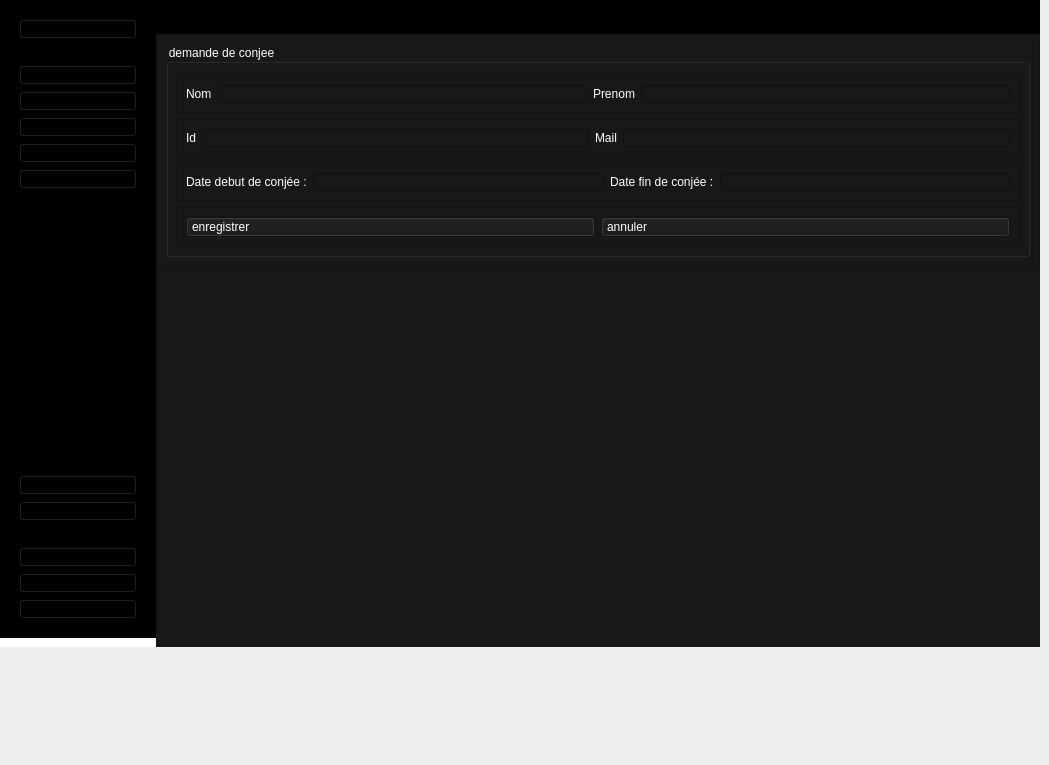
      <widget class="QWidget" name="AddPage_4">
       <widget class="QWidget" name="centralwidget_8">
        <property name="geometry">
         <rect>
          <x>0</x>
          <y>0</y>
          <width>1040</width>
          <height>756</height>
         </rect>
        </property>
        <property name="styleSheet">
         <string notr="true">*{
padding:0;
margin:0;
}
QPushButton{
	text-align:left;
	padding:2px 5px;
	font: 75 9pt &quot;MS Shell Dlg 2&quot;;
}
#leftMenuSubContainer QPushButton{
	text-align:left;
	padding:5px 10px;
}</string>
        </property>
        <layout class="QFormLayout" name="formLayout_19">
         <property name="horizontalSpacing">
          <number>0</number>
         </property>
         <property name="verticalSpacing">
          <number>0</number>
         </property>
         <property name="leftMargin">
          <number>0</number>
         </property>
         <property name="topMargin">
          <number>0</number>
         </property>
         <property name="rightMargin">
          <number>0</number>
         </property>
         <property name="bottomMargin">
          <number>0</number>
         </property>
         <item row="0" column="0">
          <widget class="QWidget" name="leftMenuContainer_15" native="true">
           <property name="styleSheet">
            <string notr="true">background-color:#FFF;
</string>
           </property>
           <layout class="QVBoxLayout" name="verticalLayout_77">
            <property name="leftMargin">
             <number>0</number>
            </property>
            <property name="topMargin">
             <number>0</number>
            </property>
            <property name="rightMargin">
             <number>0</number>
            </property>
            <item>
             <widget class="QWidget" name="leftMenuSubContainer_15" native="true">
              <property name="styleSheet">
               <string notr="true">background-color:rgb(0, 0, 0);</string>
              </property>
              <layout class="QVBoxLayout" name="verticalLayout_78">
               <item alignment="Qt::AlignTop">
                <widget class="QFrame" name="UserSideMenu_15">
                 <property name="frameShape">
                  <enum>QFrame::StyledPanel</enum>
                 </property>
                 <property name="frameShadow">
                  <enum>QFrame::Raised</enum>
                 </property>
                 <layout class="QHBoxLayout" name="horizontalLayout_51">
                  <item>
                   <widget class="QPushButton" name="Account_15">
                    <property name="toolTip">
                     <string>User</string>
                    </property>
                    <property name="toolTipDuration">
                     <number>16</number>
                    </property>
                    <property name="text">
                     <string>mon compte</string>
                    </property>
                    <property name="icon">
                     <iconset>
                      <normalon>icon/user.svg</normalon>
                     </iconset>
                    </property>
                    <property name="iconSize">
                     <size>
                      <width>20</width>
                      <height>20</height>
                     </size>
                    </property>
                   </widget>
                  </item>
                 </layout>
                </widget>
               </item>
               <item alignment="Qt::AlignTop">
                <widget class="QFrame" name="MainFunctions_15">
                 <property name="sizePolicy">
                  <sizepolicy hsizetype="Preferred" vsizetype="Preferred">
                   <horstretch>0</horstretch>
                   <verstretch>0</verstretch>
                  </sizepolicy>
                 </property>
                 <property name="frameShape">
                  <enum>QFrame::StyledPanel</enum>
                 </property>
                 <property name="frameShadow">
                  <enum>QFrame::Raised</enum>
                 </property>
                 <layout class="QVBoxLayout" name="verticalLayout_79">
                  <item>
                   <widget class="QPushButton" name="HomeBtn_15">
                    <property name="toolTip">
                     <string>Home</string>
                    </property>
                    <property name="text">
                     <string>maison</string>
                    </property>
                    <property name="icon">
                     <iconset>
                      <normaloff>icon/home.svg</normaloff>
                      <normalon>icon/home.svg</normalon>icon/home.svg</iconset>
                    </property>
                    <property name="iconSize">
                     <size>
                      <width>20</width>
                      <height>20</height>
                     </size>
                    </property>
                   </widget>
                  </item>
                  <item>
                   <widget class="QPushButton" name="DataBtn_15">
                    <property name="toolTip">
                     <string>Data</string>
                    </property>
                    <property name="text">
                     <string>donnee employee</string>
                    </property>
                    <property name="icon">
                     <iconset>
                      <normaloff>icon/database.svg</normaloff>
                      <normalon>icon/database.svg</normalon>icon/database.svg</iconset>
                    </property>
                    <property name="iconSize">
                     <size>
                      <width>20</width>
                      <height>20</height>
                     </size>
                    </property>
                   </widget>
                  </item>
                  <item>
                   <widget class="QPushButton" name="addeq_15">
                    <property name="styleSheet">
                     <string notr="true">font: 75 9pt &quot;MS Shell Dlg 2&quot;;</string>
                    </property>
                    <property name="text">
                     <string>Ajouter employee</string>
                    </property>
                    <property name="icon">
                     <iconset>
                      <normaloff>icon/plus.svg</normaloff>icon/plus.svg</iconset>
                    </property>
                    <property name="iconSize">
                     <size>
                      <width>20</width>
                      <height>20</height>
                     </size>
                    </property>
                   </widget>
                  </item>
                  <item>
                   <widget class="QPushButton" name="PdfBtn_19">
                    <property name="toolTip">
                     <string>Pdf</string>
                    </property>
                    <property name="text">
                     <string>demande de conjée</string>
                    </property>
                    <property name="icon">
                     <iconset>
                      <normaloff>icon/plus.svg</normaloff>icon/plus.svg</iconset>
                    </property>
                    <property name="iconSize">
                     <size>
                      <width>20</width>
                      <height>20</height>
                     </size>
                    </property>
                   </widget>
                  </item>
                  <item>
                   <widget class="QPushButton" name="pushButton_36">
                    <property name="text">
                     <string>donnee congé</string>
                    </property>
                    <property name="icon">
                     <iconset>
                      <normaloff>icon/database.svg</normaloff>icon/database.svg</iconset>
                    </property>
                   </widget>
                  </item>
                  <item>
                   <spacer name="verticalSpacer_99">
                    <property name="orientation">
                     <enum>Qt::Vertical</enum>
                    </property>
                    <property name="sizeHint" stdset="0">
                     <size>
                      <width>20</width>
                      <height>40</height>
                     </size>
                    </property>
                   </spacer>
                  </item>
                  <item>
                   <spacer name="verticalSpacer_100">
                    <property name="orientation">
                     <enum>Qt::Vertical</enum>
                    </property>
                    <property name="sizeHint" stdset="0">
                     <size>
                      <width>20</width>
                      <height>40</height>
                     </size>
                    </property>
                   </spacer>
                  </item>
                  <item>
                   <spacer name="verticalSpacer_101">
                    <property name="orientation">
                     <enum>Qt::Vertical</enum>
                    </property>
                    <property name="sizeHint" stdset="0">
                     <size>
                      <width>20</width>
                      <height>40</height>
                     </size>
                    </property>
                   </spacer>
                  </item>
                  <item>
                   <spacer name="verticalSpacer_102">
                    <property name="orientation">
                     <enum>Qt::Vertical</enum>
                    </property>
                    <property name="sizeHint" stdset="0">
                     <size>
                      <width>20</width>
                      <height>40</height>
                     </size>
                    </property>
                   </spacer>
                  </item>
                  <item>
                   <spacer name="verticalSpacer_103">
                    <property name="orientation">
                     <enum>Qt::Vertical</enum>
                    </property>
                    <property name="sizeHint" stdset="0">
                     <size>
                      <width>20</width>
                      <height>40</height>
                     </size>
                    </property>
                   </spacer>
                  </item>
                  <item>
                   <spacer name="verticalSpacer_104">
                    <property name="orientation">
                     <enum>Qt::Vertical</enum>
                    </property>
                    <property name="sizeHint" stdset="0">
                     <size>
                      <width>20</width>
                      <height>40</height>
                     </size>
                    </property>
                   </spacer>
                  </item>
                  <item>
                   <spacer name="verticalSpacer_105">
                    <property name="orientation">
                     <enum>Qt::Vertical</enum>
                    </property>
                    <property name="sizeHint" stdset="0">
                     <size>
                      <width>20</width>
                      <height>40</height>
                     </size>
                    </property>
                   </spacer>
                  </item>
                  <item>
                   <widget class="QPushButton" name="SettingsBtn_21">
                    <property name="toolTip">
                     <string>Settings</string>
                    </property>
                    <property name="text">
                     <string>parametre</string>
                    </property>
                    <property name="icon">
                     <iconset>
                      <normaloff>icon/settings.svg</normaloff>
                      <disabledoff>icon/settings.svg</disabledoff>icon/settings.svg</iconset>
                    </property>
                    <property name="iconSize">
                     <size>
                      <width>20</width>
                      <height>20</height>
                     </size>
                    </property>
                   </widget>
                  </item>
                  <item>
                   <widget class="QPushButton" name="SettingsBtn_22">
                    <property name="toolTip">
                     <string>Settings</string>
                    </property>
                    <property name="text">
                     <string>aide</string>
                    </property>
                    <property name="icon">
                     <iconset>
                      <normaloff>icon/settings.svg</normaloff>
                      <disabledoff>icon/settings.svg</disabledoff>icon/settings.svg</iconset>
                    </property>
                    <property name="iconSize">
                     <size>
                      <width>20</width>
                      <height>20</height>
                     </size>
                    </property>
                   </widget>
                  </item>
                 </layout>
                </widget>
               </item>
               <item alignment="Qt::AlignBottom">
                <widget class="QFrame" name="AppFunction_15">
                 <property name="frameShape">
                  <enum>QFrame::StyledPanel</enum>
                 </property>
                 <property name="frameShadow">
                  <enum>QFrame::Raised</enum>
                 </property>
                 <layout class="QVBoxLayout" name="verticalLayout_80">
                  <item>
                   <widget class="QPushButton" name="SettingsBtn_15">
                    <property name="toolTip">
                     <string>Settings</string>
                    </property>
                    <property name="text">
                     <string>deconnecter</string>
                    </property>
                    <property name="icon">
                     <iconset>
                      <normaloff>icon/settings.svg</normaloff>
                      <disabledoff>icon/settings.svg</disabledoff>icon/settings.svg</iconset>
                    </property>
                    <property name="iconSize">
                     <size>
                      <width>20</width>
                      <height>20</height>
                     </size>
                    </property>
                   </widget>
                  </item>
                  <item>
                   <widget class="QPushButton" name="HelpBtn_15">
                    <property name="toolTip">
                     <string>Help</string>
                    </property>
                    <property name="text">
                     <string>Help</string>
                    </property>
                    <property name="icon">
                     <iconset>
                      <normaloff>icon/help-circle.svg</normaloff>
                      <normalon>icon/help-circle.svg</normalon>icon/help-circle.svg</iconset>
                    </property>
                    <property name="iconSize">
                     <size>
                      <width>20</width>
                      <height>20</height>
                     </size>
                    </property>
                   </widget>
                  </item>
                  <item>
                   <widget class="QPushButton" name="LogoutBtn_15">
                    <property name="toolTip">
                     <string>Logout</string>
                    </property>
                    <property name="text">
                     <string>Logout</string>
                    </property>
                    <property name="icon">
                     <iconset>
                      <normaloff>icon/log-out.svg</normaloff>
                      <normalon>icon/log-out.svg</normalon>icon/log-out.svg</iconset>
                    </property>
                    <property name="iconSize">
                     <size>
                      <width>20</width>
                      <height>20</height>
                     </size>
                    </property>
                   </widget>
                  </item>
                 </layout>
                </widget>
               </item>
              </layout>
             </widget>
            </item>
           </layout>
          </widget>
         </item>
         <item row="0" column="1">
          <widget class="QWidget" name="mainBodyContainer_15" native="true">
           <property name="styleSheet">
            <string notr="true">background-color:#181818 ;</string>
           </property>
           <layout class="QFormLayout" name="formLayout_20">
            <property name="horizontalSpacing">
             <number>0</number>
            </property>
            <property name="verticalSpacing">
             <number>0</number>
            </property>
            <property name="leftMargin">
             <number>0</number>
            </property>
            <property name="topMargin">
             <number>0</number>
            </property>
            <property name="rightMargin">
             <number>0</number>
            </property>
            <property name="bottomMargin">
             <number>0</number>
            </property>
            <item row="0" column="0" colspan="2">
             <widget class="QFrame" name="TopBar_15">
              <property name="styleSheet">
               <string notr="true">background-color:rgb(0, 0, 0);</string>
              </property>
              <property name="frameShape">
               <enum>QFrame::StyledPanel</enum>
              </property>
              <property name="frameShadow">
               <enum>QFrame::Raised</enum>
              </property>
              <layout class="QVBoxLayout" name="verticalLayout_81">
               <item>
                <widget class="QLabel" name="Actor_15">
                 <property name="styleSheet">
                  <string notr="true">font: 75 16pt &quot;MS Shell Dlg 2&quot;;
</string>
                 </property>
                 <property name="text">
                  <string>Responsable Ressource Humaine</string>
                 </property>
                </widget>
               </item>
              </layout>
             </widget>
            </item>
            <item row="1" column="0" colspan="2">
             <widget class="QFrame" name="MainContent_15">
              <property name="styleSheet">
               <string notr="true">background-color:#181818 ;</string>
              </property>
              <property name="frameShape">
               <enum>QFrame::StyledPanel</enum>
              </property>
              <property name="frameShadow">
               <enum>QFrame::Raised</enum>
              </property>
              <layout class="QHBoxLayout" name="horizontalLayout_52">
               <item>
                <widget class="QGroupBox" name="groupBox_15">
                 <property name="styleSheet">
                  <string notr="true">font: 75 12pt &quot;MS Shell Dlg 2&quot;;
color:#fff;
</string>
                 </property>
                 <property name="title">
                  <string>demande de conjee</string>
                 </property>
                 <layout class="QVBoxLayout" name="verticalLayout_82">
                  <property name="spacing">
                   <number>6</number>
                  </property>
                  <property name="topMargin">
                   <number>30</number>
                  </property>
                  <item>
                   <widget class="QFrame" name="frame_33">
                    <property name="frameShape">
                     <enum>QFrame::StyledPanel</enum>
                    </property>
                    <property name="frameShadow">
                     <enum>QFrame::Raised</enum>
                    </property>
                    <layout class="QHBoxLayout" name="horizontalLayout_53">
                     <item>
                      <widget class="QLabel" name="label_69">
                       <property name="text">
                        <string>Nom</string>
                       </property>
                      </widget>
                     </item>
                     <item>
                      <widget class="QLineEdit" name="lineEdit_44"/>
                     </item>
                     <item>
                      <widget class="QLabel" name="label_70">
                       <property name="text">
                        <string>Prenom</string>
                       </property>
                      </widget>
                     </item>
                     <item>
                      <widget class="QLineEdit" name="lineEdit_45"/>
                     </item>
                    </layout>
                   </widget>
                  </item>
                  <item>
                   <widget class="QFrame" name="frame_34">
                    <property name="frameShape">
                     <enum>QFrame::StyledPanel</enum>
                    </property>
                    <property name="frameShadow">
                     <enum>QFrame::Raised</enum>
                    </property>
                    <layout class="QHBoxLayout" name="horizontalLayout_54">
                     <item>
                      <widget class="QLabel" name="label_81">
                       <property name="text">
                        <string>Id</string>
                       </property>
                      </widget>
                     </item>
                     <item>
                      <widget class="QLineEdit" name="lineEdit_50"/>
                     </item>
                     <item>
                      <widget class="QLabel" name="label_71">
                       <property name="text">
                        <string>Mail</string>
                       </property>
                      </widget>
                     </item>
                     <item>
                      <widget class="QLineEdit" name="lineEdit_46"/>
                     </item>
                    </layout>
                   </widget>
                  </item>
                  <item>
                   <widget class="QFrame" name="frame_35">
                    <property name="frameShape">
                     <enum>QFrame::StyledPanel</enum>
                    </property>
                    <property name="frameShadow">
                     <enum>QFrame::Raised</enum>
                    </property>
                    <layout class="QHBoxLayout" name="horizontalLayout_55">
                     <item>
                      <widget class="QLabel" name="label_72">
                       <property name="text">
                        <string>Date debut de conjée :</string>
                       </property>
                      </widget>
                     </item>
                     <item>
                      <widget class="QLineEdit" name="lineEdit_13"/>
                     </item>
                     <item>
                      <widget class="QLabel" name="label_73">
                       <property name="text">
                        <string>Date fin de conjée :</string>
                       </property>
                      </widget>
                     </item>
                     <item>
                      <widget class="QLineEdit" name="lineEdit_14"/>
                     </item>
                    </layout>
                   </widget>
                  </item>
                  <item>
                   <widget class="QFrame" name="frame_36">
                    <property name="frameShape">
                     <enum>QFrame::StyledPanel</enum>
                    </property>
                    <property name="frameShadow">
                     <enum>QFrame::Raised</enum>
                    </property>
                    <layout class="QHBoxLayout" name="horizontalLayout_56">
                     <item>
                      <widget class="QPushButton" name="pushButton_9">
                       <property name="text">
                        <string>enregistrer</string>
                       </property>
                      </widget>
                     </item>
                     <item>
                      <widget class="QPushButton" name="pushButton_8">
                       <property name="text">
                        <string>annuler</string>
                       </property>
                      </widget>
                     </item>
                    </layout>
                   </widget>
                  </item>
                 </layout>
                </widget>
               </item>
              </layout>
             </widget>
            </item>
           </layout>
          </widget>
         </item>
        </layout>
       </widget>
      </widget>
